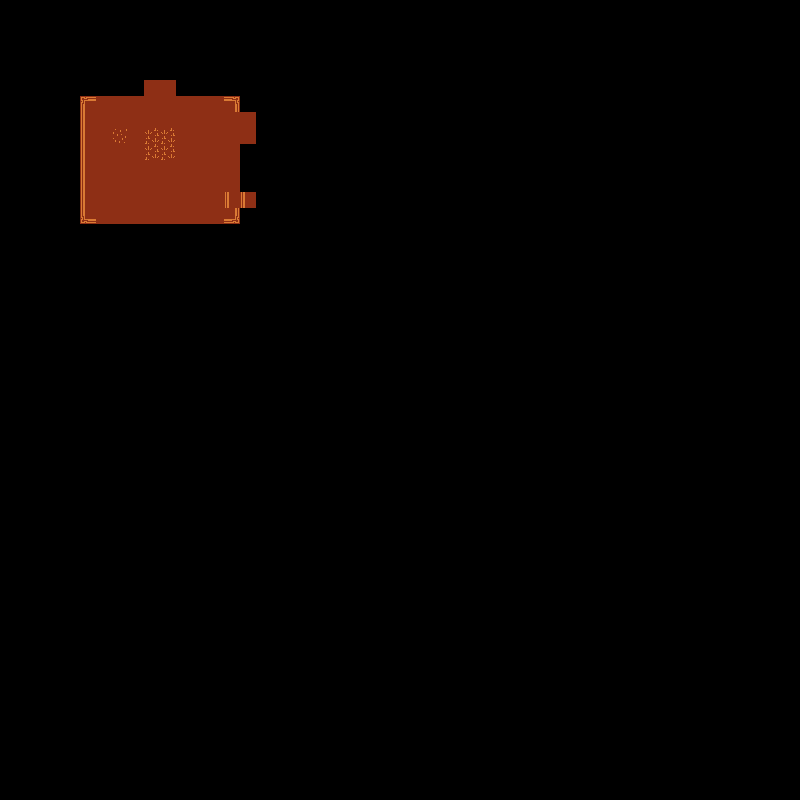

The image is a tile-based game level rendered from a .tmx file. Its description and complete source (layers, tilesets, objects, tile grids) follow:
An orthogonal 50x50 tile map with 16x16 px tiles, 1 tile layer (Tile Layer 1).

<map version="1.8" tiledversion="1.8.2" orientation="orthogonal" renderorder="right-down" width="50" height="50" tilewidth="16" tileheight="16" infinite="0" nextlayerid="2" nextobjectid="1">
 <tileset firstgid="1" source="spork_tileset.tsx" />
 <layer id="1" name="Tile Layer 1" width="50" height="50">
  <data encoding="csv">
0,0,0,0,0,0,0,0,0,0,0,0,0,0,0,0,0,0,0,0,0,0,0,0,0,0,0,0,0,0,0,0,0,0,0,0,0,0,0,0,0,0,0,0,0,0,0,0,0,0,
0,0,0,0,0,0,0,0,0,0,0,0,0,0,0,0,0,0,0,0,0,0,0,0,0,0,0,0,0,0,0,0,0,0,0,0,0,0,0,0,0,0,0,0,0,0,0,0,0,0,
0,0,0,0,0,0,0,0,0,0,0,0,0,0,0,0,0,0,0,0,0,0,0,0,0,0,0,0,0,0,0,0,0,0,0,0,0,0,0,0,0,0,0,0,0,0,0,0,0,0,
0,0,0,0,0,0,0,0,0,0,0,0,0,0,0,0,0,0,0,0,0,0,0,0,0,0,0,0,0,0,0,0,0,0,0,0,0,0,0,0,0,0,0,0,0,0,0,0,0,0,
0,0,0,0,0,0,0,0,0,0,0,0,0,0,0,0,0,0,0,0,0,0,0,0,0,0,0,0,0,0,0,0,0,0,0,0,0,0,0,0,0,0,0,0,0,0,0,0,0,0,
0,0,0,0,0,0,0,0,0,51,51,0,0,0,0,0,0,0,0,0,0,0,0,0,0,0,0,0,0,0,0,0,0,0,0,0,0,0,0,0,0,0,0,0,0,0,0,0,0,0,
0,0,0,0,0,39,51,51,51,51,51,51,51,51,40,0,0,0,0,0,0,0,0,0,0,0,0,0,0,0,0,0,0,0,0,0,0,0,0,0,0,0,0,0,0,0,0,0,0,0,
0,0,0,0,0,48,51,51,51,51,51,51,51,51,51,51,0,0,0,0,0,0,0,0,0,0,0,0,0,0,0,0,0,0,0,0,0,0,0,0,0,0,0,0,0,0,0,0,0,0,
0,0,0,0,0,48,51,52,51,53,53,51,51,51,51,51,0,0,0,0,0,0,0,0,0,0,0,0,0,0,0,0,0,0,0,0,0,0,0,0,0,0,0,0,0,0,0,0,0,0,
0,0,0,0,0,48,51,51,51,53,53,51,51,51,51,0,0,0,0,0,0,0,0,0,0,0,0,0,0,0,0,0,0,0,0,0,0,0,0,0,0,0,0,0,0,0,0,0,0,0,
0,0,0,0,0,48,51,51,51,51,51,51,51,51,51,0,0,0,0,0,0,0,0,0,0,0,0,0,0,0,0,0,0,0,0,0,0,0,0,0,0,0,0,0,0,0,0,0,0,0,
0,0,0,0,0,48,51,51,51,51,51,51,51,51,51,0,0,0,0,0,0,0,0,0,0,0,0,0,0,0,0,0,0,0,0,0,0,0,0,0,0,0,0,0,0,0,0,0,0,0,
0,0,0,0,0,48,51,51,51,51,51,51,51,51,48,48,0,0,0,0,0,0,0,0,0,0,0,0,0,0,0,0,0,0,0,0,0,0,0,0,0,0,0,0,0,0,0,0,0,0,
0,0,0,0,0,49,51,51,51,51,51,51,51,51,50,0,0,0,0,0,0,0,0,0,0,0,0,0,0,0,0,0,0,0,0,0,0,0,0,0,0,0,0,0,0,0,0,0,0,0,
0,0,0,0,0,0,0,0,0,0,0,0,0,0,0,0,0,0,0,0,0,0,0,0,0,0,0,0,0,0,0,0,0,0,0,0,0,0,0,0,0,0,0,0,0,0,0,0,0,0,
0,0,0,0,0,0,0,0,0,0,0,0,0,0,0,0,0,0,0,0,0,0,0,0,0,0,0,0,0,0,0,0,0,0,0,0,0,0,0,0,0,0,0,0,0,0,0,0,0,0,
0,0,0,0,0,0,0,0,0,0,0,0,0,0,0,0,0,0,0,0,0,0,0,0,0,0,0,0,0,0,0,0,0,0,0,0,0,0,0,0,0,0,0,0,0,0,0,0,0,0,
0,0,0,0,0,0,0,0,0,0,0,0,0,0,0,0,0,0,0,0,0,0,0,0,0,0,0,0,0,0,0,0,0,0,0,0,0,0,0,0,0,0,0,0,0,0,0,0,0,0,
0,0,0,0,0,0,0,0,0,0,0,0,0,0,0,0,0,0,0,0,0,0,0,0,0,0,0,0,0,0,0,0,0,0,0,0,0,0,0,0,0,0,0,0,0,0,0,0,0,0,
0,0,0,0,0,0,0,0,0,0,0,0,0,0,0,0,0,0,0,0,0,0,0,0,0,0,0,0,0,0,0,0,0,0,0,0,0,0,0,0,0,0,0,0,0,0,0,0,0,0,
0,0,0,0,0,0,0,0,0,0,0,0,0,0,0,0,0,0,0,0,0,0,0,0,0,0,0,0,0,0,0,0,0,0,0,0,0,0,0,0,0,0,0,0,0,0,0,0,0,0,
0,0,0,0,0,0,0,0,0,0,0,0,0,0,0,0,0,0,0,0,0,0,0,0,0,0,0,0,0,0,0,0,0,0,0,0,0,0,0,0,0,0,0,0,0,0,0,0,0,0,
0,0,0,0,0,0,0,0,0,0,0,0,0,0,0,0,0,0,0,0,0,0,0,0,0,0,0,0,0,0,0,0,0,0,0,0,0,0,0,0,0,0,0,0,0,0,0,0,0,0,
0,0,0,0,0,0,0,0,0,0,0,0,0,0,0,0,0,0,0,0,0,0,0,0,0,0,0,0,0,0,0,0,0,0,0,0,0,0,0,0,0,0,0,0,0,0,0,0,0,0,
0,0,0,0,0,0,0,0,0,0,0,0,0,0,0,0,0,0,0,0,0,0,0,0,0,0,0,0,0,0,0,0,0,0,0,0,0,0,0,0,0,0,0,0,0,0,0,0,0,0,
0,0,0,0,0,0,0,0,0,0,0,0,0,0,0,0,0,0,0,0,0,0,0,0,0,0,0,0,0,0,0,0,0,0,0,0,0,0,0,0,0,0,0,0,0,0,0,0,0,0,
0,0,0,0,0,0,0,0,0,0,0,0,0,0,0,0,0,0,0,0,0,0,0,0,0,0,0,0,0,0,0,0,0,0,0,0,0,0,0,0,0,0,0,0,0,0,0,0,0,0,
0,0,0,0,0,0,0,0,0,0,0,0,0,0,0,0,0,0,0,0,0,0,0,0,0,0,0,0,0,0,0,0,0,0,0,0,0,0,0,0,0,0,0,0,0,0,0,0,0,0,
0,0,0,0,0,0,0,0,0,0,0,0,0,0,0,0,0,0,0,0,0,0,0,0,0,0,0,0,0,0,0,0,0,0,0,0,0,0,0,0,0,0,0,0,0,0,0,0,0,0,
0,0,0,0,0,0,0,0,0,0,0,0,0,0,0,0,0,0,0,0,0,0,0,0,0,0,0,0,0,0,0,0,0,0,0,0,0,0,0,0,0,0,0,0,0,0,0,0,0,0,
0,0,0,0,0,0,0,0,0,0,0,0,0,0,0,0,0,0,0,0,0,0,0,0,0,0,0,0,0,0,0,0,0,0,0,0,0,0,0,0,0,0,0,0,0,0,0,0,0,0,
0,0,0,0,0,0,0,0,0,0,0,0,0,0,0,0,0,0,0,0,0,0,0,0,0,0,0,0,0,0,0,0,0,0,0,0,0,0,0,0,0,0,0,0,0,0,0,0,0,0,
0,0,0,0,0,0,0,0,0,0,0,0,0,0,0,0,0,0,0,0,0,0,0,0,0,0,0,0,0,0,0,0,0,0,0,0,0,0,0,0,0,0,0,0,0,0,0,0,0,0,
0,0,0,0,0,0,0,0,0,0,0,0,0,0,0,0,0,0,0,0,0,0,0,0,0,0,0,0,0,0,0,0,0,0,0,0,0,0,0,0,0,0,0,0,0,0,0,0,0,0,
0,0,0,0,0,0,0,0,0,0,0,0,0,0,0,0,0,0,0,0,0,0,0,0,0,0,0,0,0,0,0,0,0,0,0,0,0,0,0,0,0,0,0,0,0,0,0,0,0,0,
0,0,0,0,0,0,0,0,0,0,0,0,0,0,0,0,0,0,0,0,0,0,0,0,0,0,0,0,0,0,0,0,0,0,0,0,0,0,0,0,0,0,0,0,0,0,0,0,0,0,
0,0,0,0,0,0,0,0,0,0,0,0,0,0,0,0,0,0,0,0,0,0,0,0,0,0,0,0,0,0,0,0,0,0,0,0,0,0,0,0,0,0,0,0,0,0,0,0,0,0,
0,0,0,0,0,0,0,0,0,0,0,0,0,0,0,0,0,0,0,0,0,0,0,0,0,0,0,0,0,0,0,0,0,0,0,0,0,0,0,0,0,0,0,0,0,0,0,0,0,0,
0,0,0,0,0,0,0,0,0,0,0,0,0,0,0,0,0,0,0,0,0,0,0,0,0,0,0,0,0,0,0,0,0,0,0,0,0,0,0,0,0,0,0,0,0,0,0,0,0,0,
0,0,0,0,0,0,0,0,0,0,0,0,0,0,0,0,0,0,0,0,0,0,0,0,0,0,0,0,0,0,0,0,0,0,0,0,0,0,0,0,0,0,0,0,0,0,0,0,0,0,
0,0,0,0,0,0,0,0,0,0,0,0,0,0,0,0,0,0,0,0,0,0,0,0,0,0,0,0,0,0,0,0,0,0,0,0,0,0,0,0,0,0,0,0,0,0,0,0,0,0,
0,0,0,0,0,0,0,0,0,0,0,0,0,0,0,0,0,0,0,0,0,0,0,0,0,0,0,0,0,0,0,0,0,0,0,0,0,0,0,0,0,0,0,0,0,0,0,0,0,0,
0,0,0,0,0,0,0,0,0,0,0,0,0,0,0,0,0,0,0,0,0,0,0,0,0,0,0,0,0,0,0,0,0,0,0,0,0,0,0,0,0,0,0,0,0,0,0,0,0,0,
0,0,0,0,0,0,0,0,0,0,0,0,0,0,0,0,0,0,0,0,0,0,0,0,0,0,0,0,0,0,0,0,0,0,0,0,0,0,0,0,0,0,0,0,0,0,0,0,0,0,
0,0,0,0,0,0,0,0,0,0,0,0,0,0,0,0,0,0,0,0,0,0,0,0,0,0,0,0,0,0,0,0,0,0,0,0,0,0,0,0,0,0,0,0,0,0,0,0,0,0,
0,0,0,0,0,0,0,0,0,0,0,0,0,0,0,0,0,0,0,0,0,0,0,0,0,0,0,0,0,0,0,0,0,0,0,0,0,0,0,0,0,0,0,0,0,0,0,0,0,0,
0,0,0,0,0,0,0,0,0,0,0,0,0,0,0,0,0,0,0,0,0,0,0,0,0,0,0,0,0,0,0,0,0,0,0,0,0,0,0,0,0,0,0,0,0,0,0,0,0,0,
0,0,0,0,0,0,0,0,0,0,0,0,0,0,0,0,0,0,0,0,0,0,0,0,0,0,0,0,0,0,0,0,0,0,0,0,0,0,0,0,0,0,0,0,0,0,0,0,0,0,
0,0,0,0,0,0,0,0,0,0,0,0,0,0,0,0,0,0,0,0,0,0,0,0,0,0,0,0,0,0,0,0,0,0,0,0,0,0,0,0,0,0,0,0,0,0,0,0,0,0,
0,0,0,0,0,0,0,0,0,0,0,0,0,0,0,0,0,0,0,0,0,0,0,0,0,0,0,0,0,0,0,0,0,0,0,0,0,0,0,0,0,0,0,0,0,0,0,0,0,0
</data>
 </layer>
</map>
